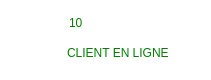
   <widget class="QFrame" name="frame_5">
    <property name="geometry">
     <rect>
      <x>430</x>
      <y>180</y>
      <width>211</width>
      <height>80</height>
     </rect>
    </property>
    <property name="styleSheet">
     <string notr="true">border-radius: 20px;
background: white;
box-shadow:  20px 20px 39px #bebebe,
             -20px -20px 39px #ffffff;</string>
    </property>
    <property name="frameShape">
     <enum>QFrame::StyledPanel</enum>
    </property>
    <property name="frameShadow">
     <enum>QFrame::Raised</enum>
    </property>
    <widget class="QPushButton" name="pushButton_18">
     <property name="geometry">
      <rect>
       <x>10</x>
       <y>0</y>
       <width>51</width>
       <height>71</height>
      </rect>
     </property>
     <property name="cursor">
      <cursorShape>PointingHandCursor</cursorShape>
     </property>
     <property name="styleSheet">
      <string notr="true">image: url(:/newPrefix/store.png);
background:transparent</string>
     </property>
     <property name="text">
      <string/>
     </property>
    </widget>
    <widget class="QLabel" name="label_22">
     <property name="geometry">
      <rect>
       <x>67</x>
       <y>43</y>
       <width>151</width>
       <height>20</height>
      </rect>
     </property>
     <property name="styleSheet">
      <string notr="true">font: 75 8pt &quot;Josefin Sans SemiBold&quot;;
color:green</string>
     </property>
     <property name="text">
      <string>CLIENT EN LIGNE</string>
     </property>
    </widget>
    <widget class="QLabel" name="label_64">
     <property name="geometry">
      <rect>
       <x>69</x>
       <y>13</y>
       <width>91</width>
       <height>20</height>
      </rect>
     </property>
     <property name="styleSheet">
      <string notr="true">font: 75 8pt &quot;Josefin Sans SemiBold&quot;;
color:green
</string>
     </property>
     <property name="text">
      <string>10</string>
     </property>
    </widget>
   </widget>
